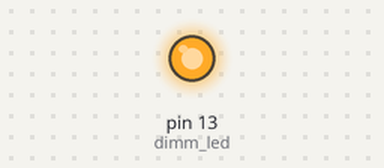
Bench run of a sketch on a simulated Arduino Uno, built with avr-gcc and run on an emulated ATmega328P. Shown: output pins drawn as LEDs (lit = HIGH). What the sketch prints to the serial monitor is not drawn.

Above: at 0.1 s.
Timing chart, 0 to 1.6 s (numbered marks = the images above):
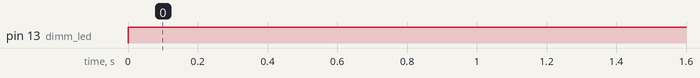

Measured:
- by itself, pin 13 (dimm_led): LOW → HIGH at 0.00 s

The sketch:

dimmen.ino
```cpp
int dimm_led = 13;
int dimm = 128; // 0-255, initial brightness

void setup() {
    pinMode(dimm_led, OUTPUT);
    Serial.begin(9600); // Initialize Serial communication for debugging
}

void loop() {
    analogWrite(dimm_led, dimm);
    Serial.print("Current brightness level: ");
    Serial.println(dimm);
    delay(1000); // Wait for a second before updating again
}
```
